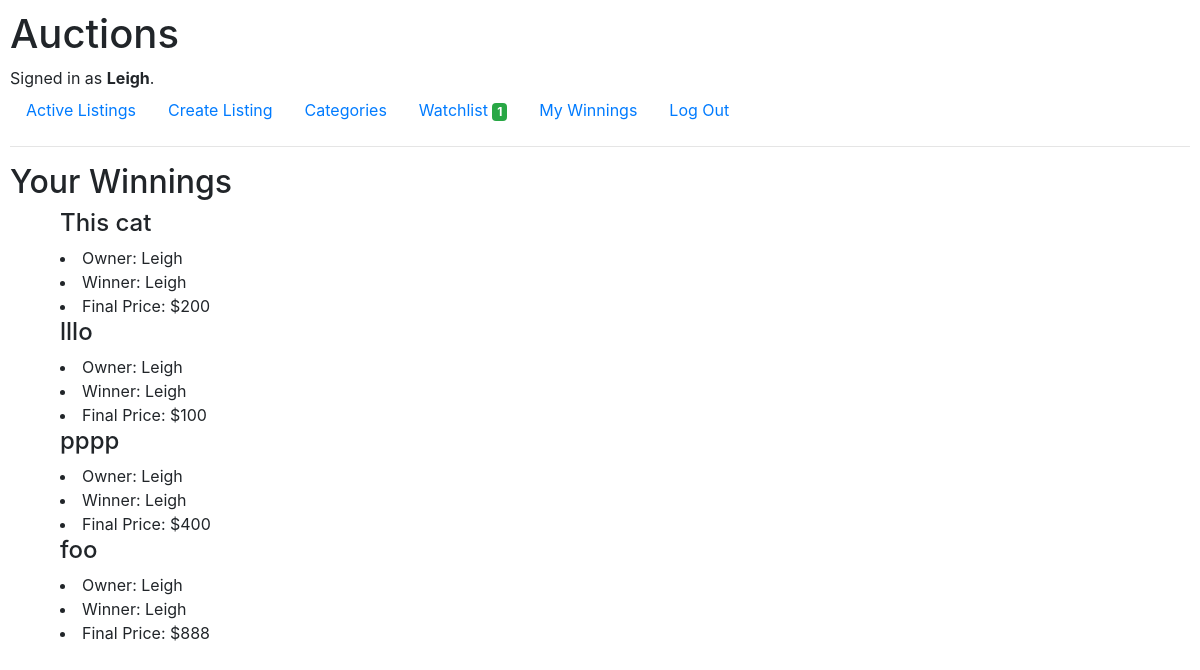
/mywinnings (signed in), run on an earlier commit of the app's database.
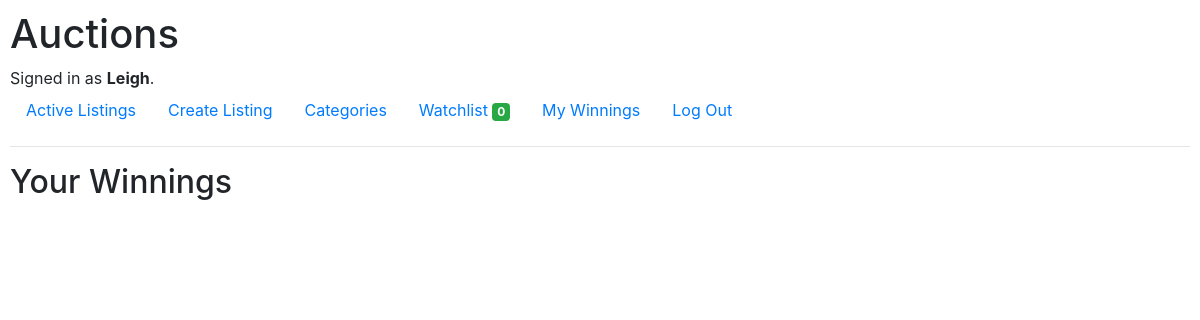
And on a later commit of the database.
### auctions/models.py (models this page shows)
class User(AbstractUser):
    pass

class Winner(models.Model):
    owner = models.CharField(max_length=70)
    winner = models.CharField(max_length=70)
    listingid = models.IntegerField()
    winningprice = models.IntegerField()
    title = models.CharField(max_length=80, null=True)

### auctions/views.py (the view)
# urls.py: path("mywinnings", views.mywinnings, name="mywinnings"),
def mywinnings(request):
    winners = Winner.objects.filter(winner=request.user.username)
    L = Watchlist.objects.filter(user=request.user.username)
    watchlistcount = len(L)
    present = False
    productList = []
    i = 0
    if L:
        present = True
        for item in L:
            product = Listing.objects.get(listing_id=item.listingid)
            productList.append(item)
    return render(request, "auctions/mywinnings.html", {
        "product_list":productList,
        "present": present,
        "products": winners,
        "watchlistcount": watchlistcount,
    })

### auctions/templates/auctions/mywinnings.html
{% extends "auctions/layout.html" %}
{% block body %}
<h2>Your Winnings</h2>
<div class="container">
    {% for product in products %}
        <div class="container">
            <h4>{{product.title}}</h4>
                <li> Owner: {{product.owner}}</li>
                <li> Winner: {{product.winner}}</li>
                <li> Final Price: ${{product.winningprice}}</li>
        </div>
    {% endfor %}
</div>
{% endblock %}

### auctions/templates/auctions/layout.html (shortened to what this page needs)
{% load static %}
<!DOCTYPE html>
<html lang="en">
    <head>
        <link rel="stylesheet" href="https://stackpath.bootstrapcdn.com/bootstrap/4.4.1/css/bootstrap.min.css">
        <link href="{% static 'auctions/styles.css' %}" rel="stylesheet">
    </head>
    <body>
        <h1>Auctions</h1>
        <div>
            {% if user.is_authenticated %}
                Signed in as <strong>{{ user.username }}</strong>.
            {% else %}
                Not signed in.
            {% endif %}
        </div>
        <ul class="nav">
            <li class="nav-item">
                <a class="nav-link" href="{% url 'index' %}">Active Listings</a>
            </li>
            {% if user.is_authenticated %}
                <li class="nav-item">
                    <a class="nav-link" href="{% url 'create' %}">Create Listing</a>
                </li>
                <li class="nav-item">
                    <a class="nav-link" href="{% url 'categories' %}">Categories</a>
                </li>
                <li class="nav-item">
                    <a class="nav-link" href="{% url 'watchlistpage' %}">Watchlist <span class="badge badge-success">{{watchlistcount}}</span></a>
                </li>
                <li class="nav-item">
                    <a class="nav-link" href="{% url 'mywinnings' %}">My Winnings</a>
                </li>
                <li class="nav-item">
                    <a class="nav-link" href="{% url 'logout' %}">Log Out</a>
                </li>
            {% endif %}
        </ul>
        <hr>
        {% block body %}
        {% endblock %}
    </body>
</html>

### auctions/static/auctions/styles.css (style rules this page uses)
body { padding: 10px; }

What changed in the data, as far as the page shows it:
removed Winner: title "This cat", owner "Leigh", winner "Leigh", winningprice "200"
removed Winner: title "lllo", owner "Leigh", winner "Leigh", winningprice "100"
removed Winner: title "pppp", owner "Leigh", winner "Leigh", winningprice "400"
removed Winner: title "foo", owner "Leigh", winner "Leigh", winningprice "888"
Also different on the page:
{{ watchlistcount }}: "1" → "0"
